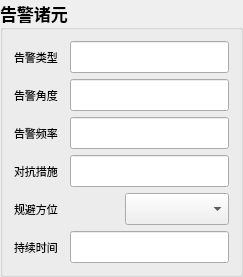
          <widget class="QGroupBox" name="groupBox_41">
           <property name="enabled">
            <bool>true</bool>
           </property>
           <property name="maximumSize">
            <size>
             <width>16777215</width>
             <height>16777215</height>
            </size>
           </property>
           <property name="font">
            <font>
             <family>微软雅黑</family>
             <pointsize>13</pointsize>
             <weight>75</weight>
             <bold>true</bold>
            </font>
           </property>
           <property name="mouseTracking">
            <bool>false</bool>
           </property>
           <property name="title">
            <string>告警诸元</string>
           </property>
           <property name="flat">
            <bool>false</bool>
           </property>
           <property name="checkable">
            <bool>false</bool>
           </property>
           <layout class="QGridLayout" name="gridLayout_9">
            <item row="0" column="0">
             <layout class="QGridLayout" name="gridLayout_14">
              <item row="0" column="0">
               <layout class="QHBoxLayout" name="horizontalLayout_40">
                <item>
                 <widget class="QLabel" name="label_29">
                  <property name="minimumSize">
                   <size>
                    <width>50</width>
                    <height>0</height>
                   </size>
                  </property>
                  <property name="font">
                   <font>
                    <family>微软雅黑</family>
                    <pointsize>8</pointsize>
                    <weight>50</weight>
                    <bold>false</bold>
                   </font>
                  </property>
                  <property name="text">
                   <string>告警类型</string>
                  </property>
                 </widget>
                </item>
                <item>
                 <widget class="QLineEdit" name="lineEdit_29">
                  <property name="font">
                   <font>
                    <family>微软雅黑</family>
                    <pointsize>13</pointsize>
                    <weight>50</weight>
                    <bold>false</bold>
                   </font>
                  </property>
                 </widget>
                </item>
               </layout>
              </item>
              <item row="1" column="0">
               <layout class="QHBoxLayout" name="horizontalLayout_41">
                <item>
                 <widget class="QLabel" name="label_30">
                  <property name="minimumSize">
                   <size>
                    <width>50</width>
                    <height>0</height>
                   </size>
                  </property>
                  <property name="font">
                   <font>
                    <family>微软雅黑</family>
                    <pointsize>8</pointsize>
                    <weight>50</weight>
                    <bold>false</bold>
                   </font>
                  </property>
                  <property name="text">
                   <string>告警角度</string>
                  </property>
                 </widget>
                </item>
                <item>
                 <widget class="QLineEdit" name="lineEdit_30">
                  <property name="font">
                   <font>
                    <family>微软雅黑</family>
                    <pointsize>13</pointsize>
                    <weight>50</weight>
                    <bold>false</bold>
                   </font>
                  </property>
                 </widget>
                </item>
               </layout>
              </item>
              <item row="2" column="0">
               <layout class="QHBoxLayout" name="horizontalLayout_42">
                <item>
                 <widget class="QLabel" name="label_31">
                  <property name="minimumSize">
                   <size>
                    <width>50</width>
                    <height>0</height>
                   </size>
                  </property>
                  <property name="font">
                   <font>
                    <family>微软雅黑</family>
                    <pointsize>8</pointsize>
                    <weight>50</weight>
                    <bold>false</bold>
                   </font>
                  </property>
                  <property name="text">
                   <string>告警频率</string>
                  </property>
                 </widget>
                </item>
                <item>
                 <widget class="QLineEdit" name="lineEdit_31">
                  <property name="font">
                   <font>
                    <family>微软雅黑</family>
                    <pointsize>13</pointsize>
                    <weight>50</weight>
                    <bold>false</bold>
                   </font>
                  </property>
                 </widget>
                </item>
               </layout>
              </item>
              <item row="3" column="0">
               <layout class="QHBoxLayout" name="horizontalLayout_43">
                <item>
                 <widget class="QLabel" name="label_32">
                  <property name="minimumSize">
                   <size>
                    <width>50</width>
                    <height>0</height>
                   </size>
                  </property>
                  <property name="font">
                   <font>
                    <family>微软雅黑</family>
                    <pointsize>8</pointsize>
                    <weight>50</weight>
                    <bold>false</bold>
                   </font>
                  </property>
                  <property name="text">
                   <string>对抗措施</string>
                  </property>
                 </widget>
                </item>
                <item>
                 <widget class="QLineEdit" name="lineEdit_32">
                  <property name="font">
                   <font>
                    <family>微软雅黑</family>
                    <pointsize>13</pointsize>
                    <weight>50</weight>
                    <bold>false</bold>
                   </font>
                  </property>
                 </widget>
                </item>
               </layout>
              </item>
              <item row="4" column="0">
               <layout class="QHBoxLayout" name="horizontalLayout_44">
                <item>
                 <widget class="QLabel" name="label_33">
                  <property name="minimumSize">
                   <size>
                    <width>50</width>
                    <height>0</height>
                   </size>
                  </property>
                  <property name="font">
                   <font>
                    <family>微软雅黑</family>
                    <pointsize>8</pointsize>
                    <weight>50</weight>
                    <bold>false</bold>
                   </font>
                  </property>
                  <property name="text">
                   <string>规避方位</string>
                  </property>
                 </widget>
                </item>
                <item>
                 <widget class="QComboBox" name="comboBox_4" />
                </item>
               </layout>
              </item>
              <item row="5" column="0">
               <layout class="QHBoxLayout" name="horizontalLayout_45">
                <item>
                 <widget class="QLabel" name="label_34">
                  <property name="minimumSize">
                   <size>
                    <width>50</width>
                    <height>0</height>
                   </size>
                  </property>
                  <property name="font">
                   <font>
                    <family>微软雅黑</family>
                    <pointsize>8</pointsize>
                    <weight>50</weight>
                    <bold>false</bold>
                   </font>
                  </property>
                  <property name="text">
                   <string>持续时间</string>
                  </property>
                 </widget>
                </item>
                <item>
                 <widget class="QLineEdit" name="lineEdit_34">
                  <property name="font">
                   <font>
                    <family>微软雅黑</family>
                    <pointsize>13</pointsize>
                    <weight>50</weight>
                    <bold>false</bold>
                   </font>
                  </property>
                 </widget>
                </item>
               </layout>
              </item>
             </layout>
            </item>
           </layout>
          </widget>
